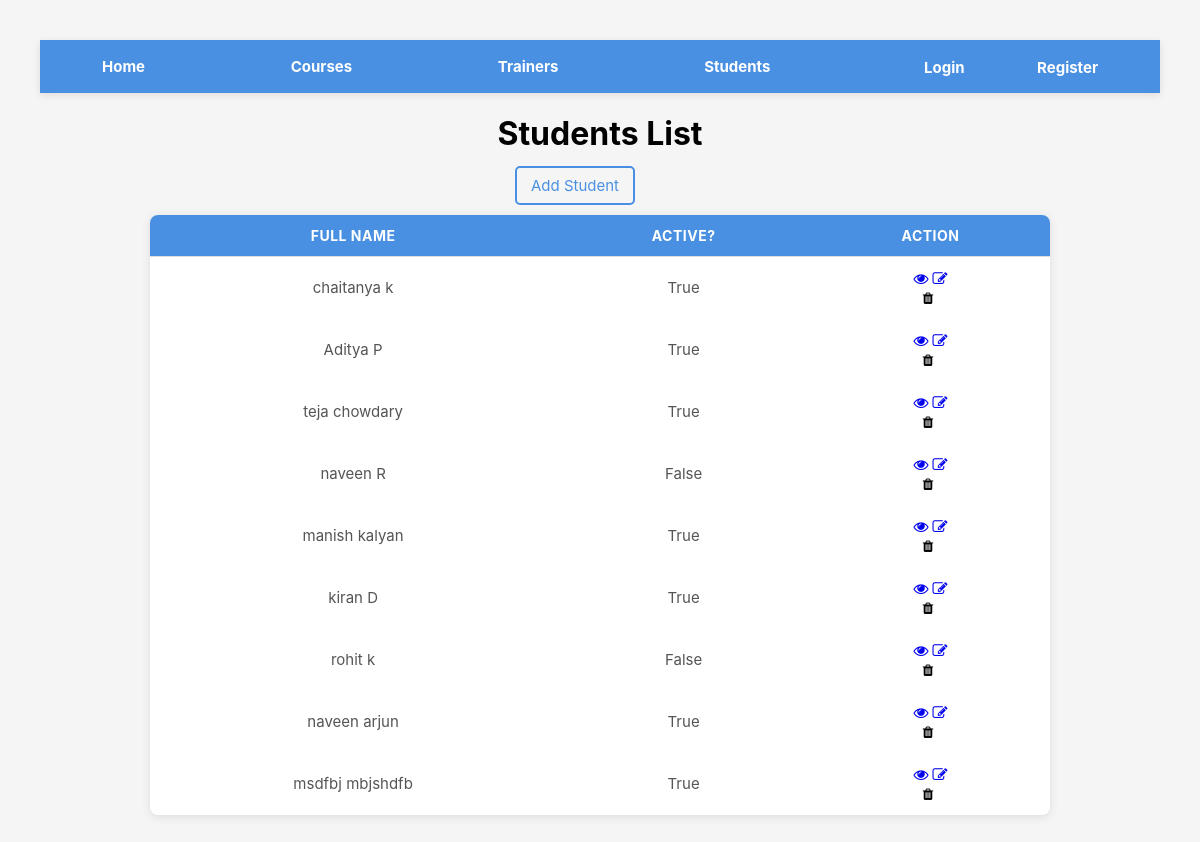
/academy/students/, run on an earlier commit of the app's database.
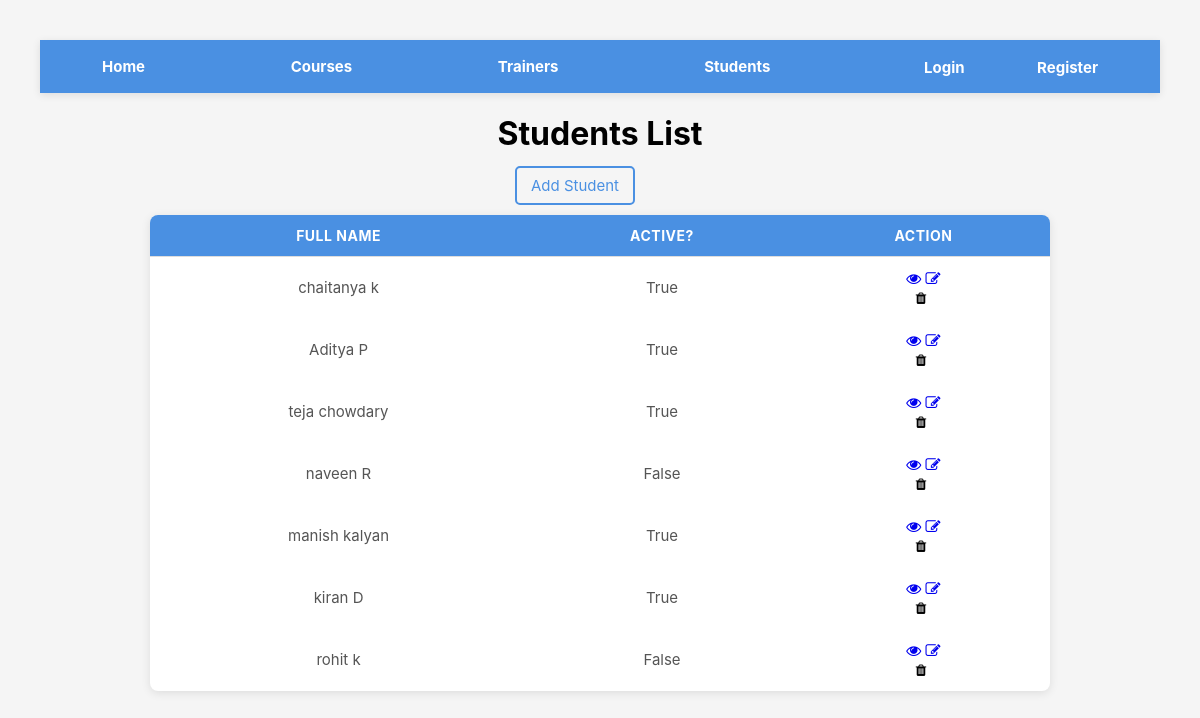
And on a later commit of the database.
### academy/models.py (models this page shows, shortened)
class Student(models.Model):
    first_name = models.CharField(max_length=25)
    last_name = models.CharField(max_length=25)
    email = models.EmailField(unique=True)
    is_active = models.BooleanField(default=True)
    enrolled_course = models.ForeignKey(Course,on_delete=models.SET_NULL,null=True, blank=True)
    trainer = models.ForeignKey(Trainer,on_delete=models.SET_NULL,null=True, blank=True)

### academy/views.py (the view)
# urls.py: path('students/', views.student,name='student'),
def student(request):
    students = Student.objects.all()
    context = {
        'students' : students,
    }
    return render(request, 'student.html',context)

### templates/student.html (shortened to what this page needs)
{% extends 'navbar.html' %}
{% load static %}
    {% block content %}
    <h1>Students List</h1>
        <a href="{% url 'add_student' %}" style=" margin: 10px 50px 20px 0; padding: 8px 14px;border: 2px solid #4a90e2; color: #4a90e2; text-decoration: none; border-radius: 5px; font-size: 15px;">Add Student</a>
    <br><br>
        <table>
        <thead>
            <tr>
                <th>Full Name</th>
                <th>Active?</th>
                <th>Action</th>
            </tr>
        </thead>
        <tbody>
            {% for student in students %}
            <tr>
                <td>{{student.first_name}} {{student.last_name}}</td>
                <td>{{student.is_active}}</td>
                <td>
                    <div >
                        <a href="{% url 'view_student' student.id %}"><i class="fa fa-eye"></i></a>
                        <a href="{% url 'edit_student' student.id%}"><i class="fa fa-edit"></i></a>
                        <form action="{% url 'delete_student' student.id %}" method="POST">
                            <button type="submit" style="border:none; background:none; cursor:pointer; margin-left: -5px;">
                                <i class="fa fa-trash"></i>
                            </button>
                        </form>
                    </div>
                </td>
            </tr>
        </tbody>
        {% endfor %}
    </table>
    {% endblock %}

What changed in the data, as far as the page shows it:
removed Student: first_name "naveen", last_name "arjun", is_active "True"
removed Student: first_name "msdfbj", last_name "mbjshdfb", is_active "True"
